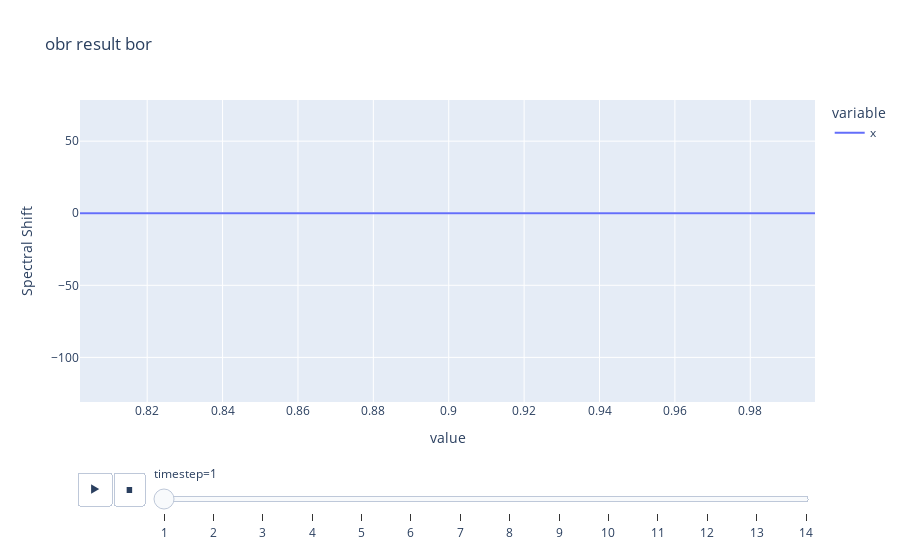

Notebook cell for this chart:
### Markdown cell above
### Bor fiber

### Code cell
obr_result_bor = OBR(temprange_obr_output, "Save", range=range_bor)
obr_result_bor.plot_animated_chart("obr result bor")

### Figure 1 — Plotly figure (JSON) as saved in the notebook; plotly's stock layout.template omitted (floating-point values rounded to 4 significant figures)
{"data": [{"hovertemplate": "variable=x<br>timestep=1<br>value=%{x}<br>Spectral Shift=%{y}<extra></extra>", "ids": [1, 1, 1, 1, 1, 1, 1, 1, 1, 1, 1, 1, 1, 1, 1, 1, 1, 1, 1, 1, 1, 1, 1, 1, 1, 1, 1, 1, 1, 1, 1, 1, 1, 1, 1, 1, 1, 1, 1, 1], "legendgroup": "x", "line": {"color": "#636efa", "dash": "solid"}, "marker": {"symbol": "circle"}, "mode": "lines", "name": "x", "orientation": "v", "showlegend": true, "type": "scatter", "x": [0.8022, 0.8072, 0.8122, 0.8172, 0.8222, 0.8272, 0.8322, 0.8372, 0.8422, 0.8472, 0.8522, 0.8572, 0.8622, 0.8672, 0.8722, 0.8772, 0.8822, 0.8872, 0.8922, 0.8972, 0.9022, 0.9072, 0.9122, 0.9172, 0.9222, 0.9272, 0.9322, 0.9372, 0.9422, 0.9472, 0.9522, 0.9572, 0.9622, 0.9672, 0.9722, 0.9772, 0.9822, 0.9872, 0.9922, 0.9972], "xaxis": "x", "y": [0.02025, 0.00623, 0.009345, 0.002492, 0.000312, -0.003738, 0.001869, -0.002804, -0.006853, -0.01215, 0.001869, -0.01184, -0.005919, -0.003115, 0.0162, 0.01558, 0.001869, -0.01402, -0.01464, -0.01433, 0.000623, 0.01153, 0.002492, -0.001869, -0.01308, -0.02336, -0.01433, -0.01059, -0.009969, 0.000935, -0.004361, -0.01121, -0.01277, -0.008722, -0.003115, -0.005607, -0.005919, 0.000623, -0.001869, -0.02617], "yaxis": "y"}], "layout": {"legend": {"title": {"text": "variable"}, "tracegroupgap": 0}, "sliders": [{"active": 0, "currentvalue": {"prefix": "timestep="}, "len": 0.9, "pad": {"b": 10, "t": 60}, "steps": [{"args": [["1"], {"frame": {"duration": 0, "redraw": false}, "fromcurrent": true, "mode": "immediate", "transition": {"duration": 0, "easing": "linear"}}], "label": "1", "method": "animate"}, {"args": [["2"], {"frame": {"duration": 0, "redraw": false}, "fromcurrent": true, "mode": "immediate", "transition": {"duration": 0, "easing": "linear"}}], "label": "2", "method": "animate"}, {"args": [["3"], {"frame": {"duration": 0, "redraw": false}, "fromcurrent": true, "mode": "immediate", "transition": {"duration": 0, "easing": "linear"}}], "label": "3", "method": "animate"}, {"args": [["4"], {"frame": {"duration": 0, "redraw": false}, "fromcurrent": true, "mode": "immediate", "transition": {"duration": 0, "easing": "linear"}}], "label": "4", "method": "animate"}, {"args": [["5"], {"frame": {"duration": 0, "redraw": false}, "fromcurrent": true, "mode": "immediate", "transition": {"duration": 0, "easing": "linear"}}], "label": "5", "method": "animate"}, {"args": [["6"], {"frame": {"duration": 0, "redraw": false}, "fromcurrent": true, "mode": "immediate", "transition": {"duration": 0, "easing": "linear"}}], "label": "6", "method": "animate"}, {"args": [["7"], {"frame": {"duration": 0, "redraw": false}, "fromcurrent": true, "mode": "immediate", "transition": {"duration": 0, "easing": "linear"}}], "label": "7", "method": "animate"}, {"args": [["8"], {"frame": {"duration": 0, "redraw": false}, "fromcurrent": true, "mode": "immediate", "transition": {"duration": 0, "easing": "linear"}}], "label": "8", "method": "animate"}, {"args": [["9"], {"frame": {"duration": 0, "redraw": false}, "fromcurrent": true, "mode": "immediate", "transition": {"duration": 0, "easing": "linear"}}], "label": "9", "method": "animate"}, {"args": [["10"], {"frame": {"duration": 0, "redraw": false}, "fromcurrent": true, "mode": "immediate", "transition": {"duration": 0, "easing": "linear"}}], "label": "10", "method": "animate"}, {"args": [["11"], {"frame": {"duration": 0, "redraw": false}, "fromcurrent": true, "mode": "immediate", "transition": {"duration": 0, "easing": "linear"}}], "label": "11", "method": "animate"}, {"args": [["12"], {"frame": {"duration": 0, "redraw": false}, "fromcurrent": true, "mode": "immediate", "transition": {"duration": 0, "easing": "linear"}}], "label": "12", "method": "animate"}, {"args": [["13"], {"frame": {"duration": 0, "redraw": false}, "fromcurrent": true, "mode": "immediate", "transition": {"duration": 0, "easing": "linear"}}], "label": "13", "method": "animate"}, {"args": [["14"], {"frame": {"duration": 0, "redraw": false}, "fromcurrent": true, "mode": "immediate", "transition": {"duration": 0, "easing": "linear"}}], "label": "14", "method": "animate"}], "x": 0.1, "xanchor": "left", "y": 0, "yanchor": "top"}], "title": {"text": "obr result bor"}, "updatemenus": [{"buttons": [{"args": [null, {"frame": {"duration": 1000, "redraw": false}, "fromcurrent": true, "mode": "immediate", "transition": {"duration": 500, "easing": "linear"}}], "label": "&#9654;", "method": "animate"}, {"args": [[null], {"frame": {"duration": 0, "redraw": false}, "fromcurrent": true, "mode": "immediate", "transition": {"duration": 0, "easing": "linear"}}], "label": "&#9724;", "method": "animate"}], "direction": "left", "pad": {"r": 10, "t": 70}, "showactive": false, "type": "buttons", "x": 0.1, "xanchor": "right", "y": 0, "yanchor": "top"}], "xaxis": {"anchor": "y", "domain": [0, 1], "title": {"text": "value"}}, "yaxis": {"anchor": "x", "domain": [0, 1], "range": [-131.0, 78.55], "title": {"text": "Spectral Shift"}}}}
